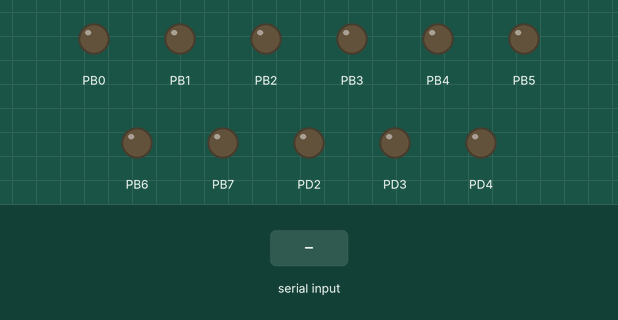
A program run on a simulated ATmega328P, built with avr-gcc and emulated at 16 MHz. Parts: output pins drawn as LEDs (lit = HIGH). The inputs (shaded band) are chosen by the test bench. What the program prints to the serial monitor is not drawn.

Above: at 1.2 s.
1.3 s: "Q" received over Serial
At 2.5 s:
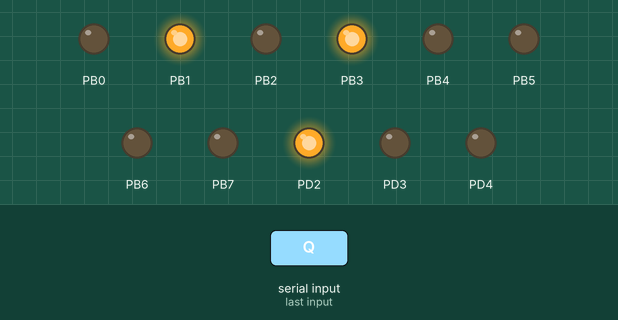
2.8 s: "u" received over Serial
At 3.8 s:
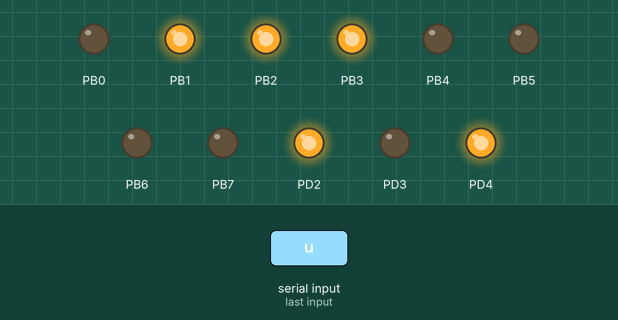
4.3 s: "e" received over Serial
At 4.9 s:
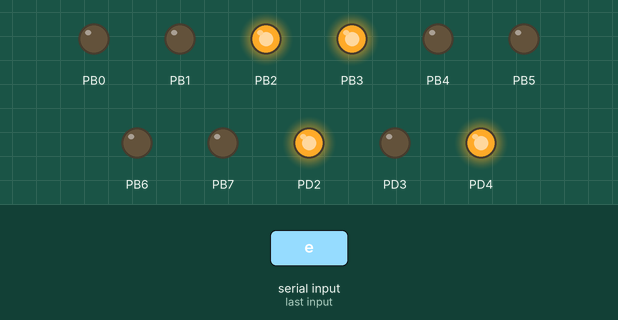
5.8 s: "?" received over Serial
At 6.4 s:
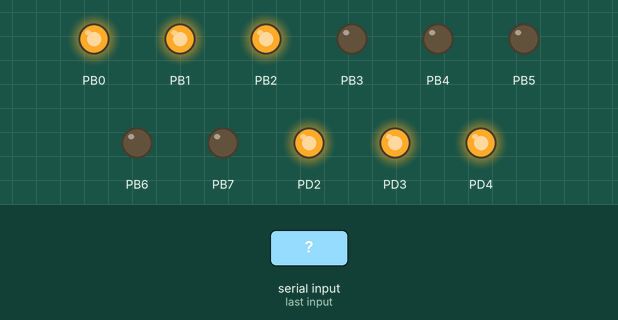
7.3 s: "1" received over Serial
At 8.4 s:
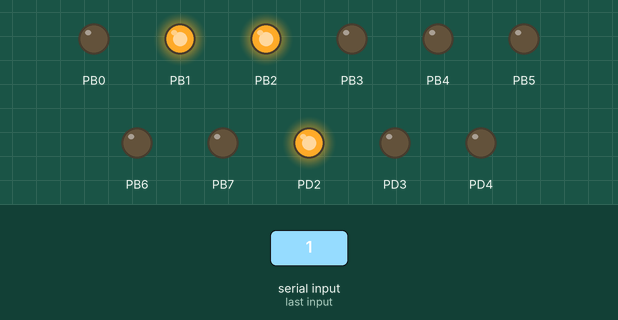
8.8 s: "0" received over Serial
At 9.6 s:
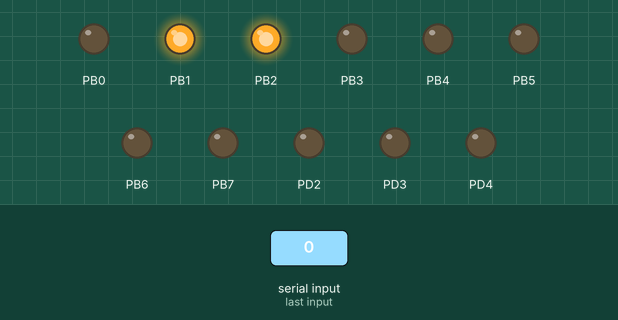
Timing chart, 0 to 11.3 s (numbered marks = the images above; inputs shaded):
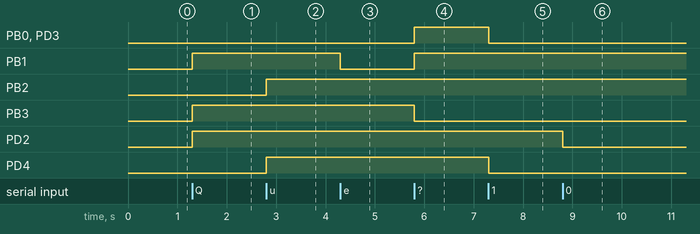

Measured:
- after the input at 1.3 s, PB1, PB3, PD2: LOW → HIGH at once
- after the input at 2.8 s, PB2, PD4: LOW → HIGH at once
- after the input at 4.3 s, PB1: HIGH → LOW at once
- after the input at 5.8 s, PB0, PB1, PD3: LOW → HIGH at once; PB3: HIGH → LOW at once
- after the input at 7.3 s, PB0, PD3, PD4: HIGH → LOW at once
- after the input at 8.8 s, PD2: HIGH → LOW at once

The program:

main.c
```c
/*
 * LAB6s.c
 *
 * Created: 20/04/2026 13:38:45
 * Author : abner
 * Description:
 */
/****************************************/
// Encabezado (Libraries)

#include <avr/io.h>
#include <avr/interrupt.h>
#define BAUD  9600
#define F_CPU 16000000UL
#define UBRR_VAL (F_CPU/16/BAUD - 1)   // = 103

/****************************************/
// Function prototypes
void initUART();
void writeChar(char caracter);
void writeString(char* string);
void splitBits(char dato);


/****************************************/
// Main Function
int main(void)
{
	DDRB = 0xFF;
	PORTB = 0x00;  // inicializa apagado

	cli();
	initUART();
	sei();
	writeChar('Q');
	writeString("ue?");
	while (1)
	{
	}
}
/****************************************/
// NON-Interrupt subroutines
void initUART()
{
	UBRR0H = (uint8_t)(UBRR_VAL >> 8);
	UBRR0L = (uint8_t)(UBRR_VAL);

	//Configurar RX Y TX
	DDRD	&= ~(1<<DDD0);
	DDRD	|= (1<<DDD1);

	UCSR0A	= 0;
	UCSR0B	=(1<<RXCIE0) |(1<<RXEN0) |(1<<TXEN0);
	UCSR0C	=(1<<UCSZ01) |(1<<UCSZ00);

}
void writeChar(char caracter)
{
	while(!(UCSR0A & (1<<UDRE0)));

	UDR0 = caracter;
}
void writeString(char* string)
{
	for (uint8_t i=0; string[i] !='\0'; i++)
	{
		writeChar(string[i]);
	}
}

void splitBits(char dato)
{
	// bits 0,1,2 ? PD2, PD3, PD4
	DDRD  |=  (1<<PD2)|(1<<PD3)|(1<<PD4);

	PORTD = (PORTD & ~((1<<PD2)|(1<<PD3)|(1<<PD4)))  // limpia PD2,PD3,PD4
	| (((dato >> 0) & 1) << PD2)
	| (((dato >> 1) & 1) << PD3)
	| (((dato >> 2) & 1) << PD4);


	PORTB = (dato >> 3) & 0x1F;
}

/****************************************/
// Interrupt routines
ISR(USART_RX_vect)
{
	static char buf[5] = {0};
	static uint8_t idx = 0;

	 char bufferRX = UDR0;
	 splitBits(bufferRX);
	 writeChar(bufferRX);

	buf[idx++] = bufferRX;

	if (idx >= 4)   // recibió 4 caracteres
	{
		if (buf[0]=='Q' && buf[1]=='u' && buf[2]=='e' && buf[3]=='?')
		{
			writeString("\r\nSO :v\r\n");
		}
		idx = 0;   // reinicia buffer
	}
}

	
```
